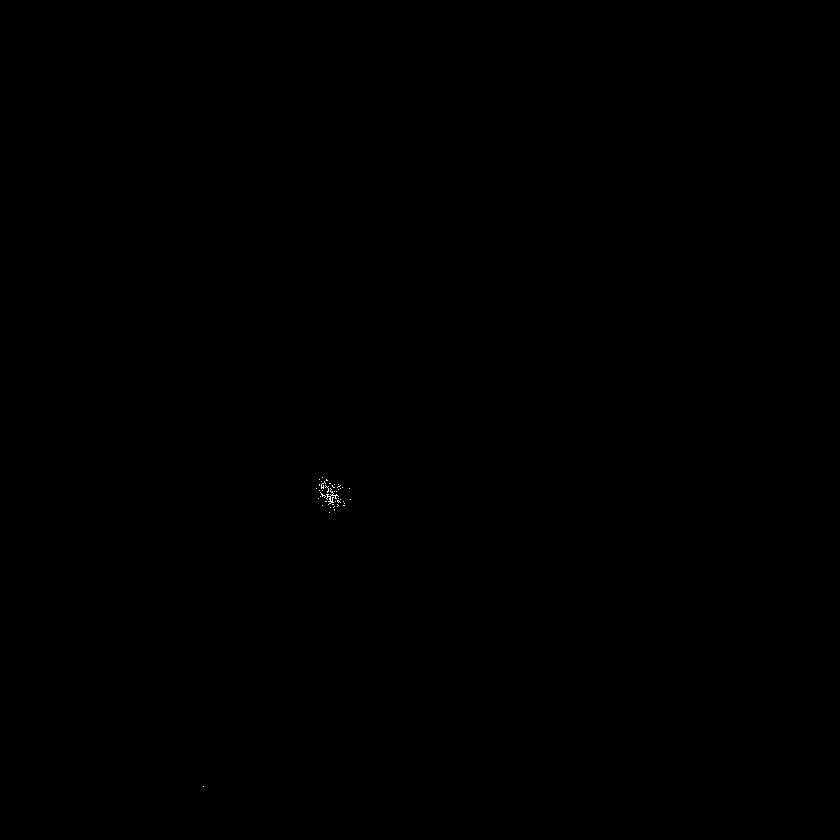
#> input picture 2DFT/psProfile/testBiofilmImage.tif, 840 x 840 px, shrunk from 1024 x 1024 before the run
$ python bfCoverage.py ../2DFT/psProfile/testBiofilmImage.tif
#> lines starting #> are read from the running program, lines starting #| are printed output that depends on the picture
#!/usr/bin/env python3
# -*- coding: utf-8 -*-
"""
Title: Biofilm Coverage
File: bfCoverage.py
Version: 6-26-2018.1
Author: C. Wentworth

This script produces a plot of biofilm surface coverage percent as a
function of time using a stack of BioFlux images.

Revisions:
    6-1-2018.1: initial commit
    6-26-2018.1: added command line argument processing

"""

import matplotlib.pylab as plt
import numpy as np
import skimage.io as skio
import skimage.filters as skf
import sys


def adjust(inputImage,imageZero):
#    import numpy as np
    h,w = np.shape(inputImage)
    adjustedImage = np.zeros((h,w),dtype=np.uint16)
    for i in range(0,h):
        for j in range(0,w):
            iI=inputImage[i,j]
            iZ=imageZero[i,j]
            if (iI>iZ):
                a = iI - iZ
            else:
                a = 0
            adjustedImage[i,j] = a
    return adjustedImage

# main

# get command line arguments
tiffStackFile = str(sys.argv[1])

# establish input data and output files
tiffStack = skio.imread(tiffStackFile)
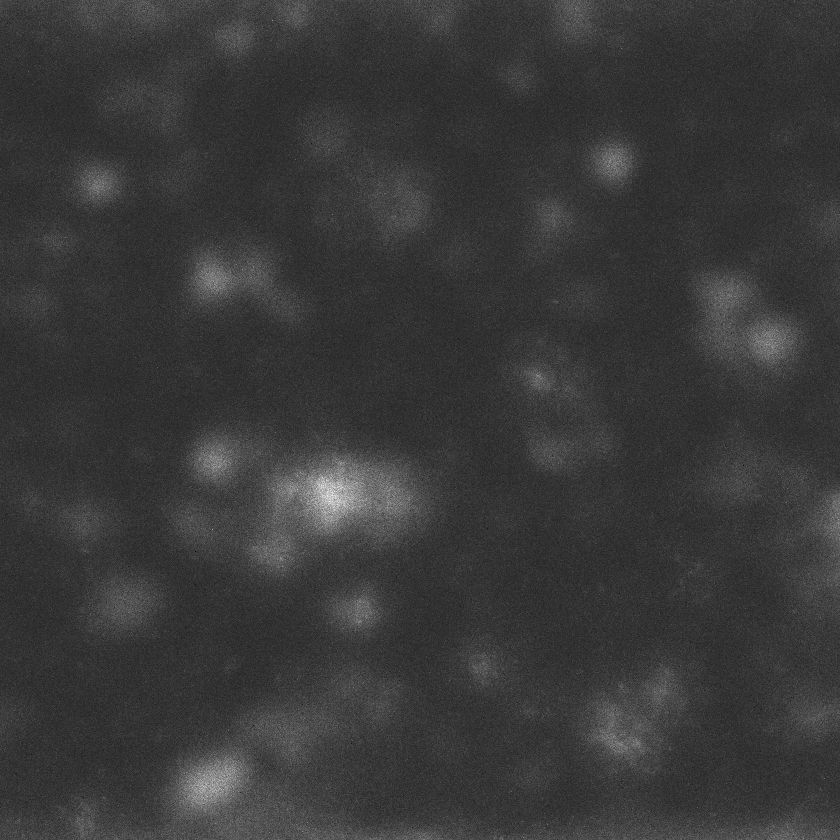
#> tiffStack: shape (840, 840) uint16; min 60, max 313, mean 117.3; drawn with min black and max white
tiffStackFilePieces = tiffStackFile.split('.')
outFileName = tiffStackFilePieces[0] + '.txt'
outFile = open(outFileName,'w')
graphFileName = tiffStackFilePieces[0] + '.png'

numImages = tiffStack.shape[0]
#> numImages = 840

# get first image
#> (the run stopped early here; a loop or call above may not have finished)
